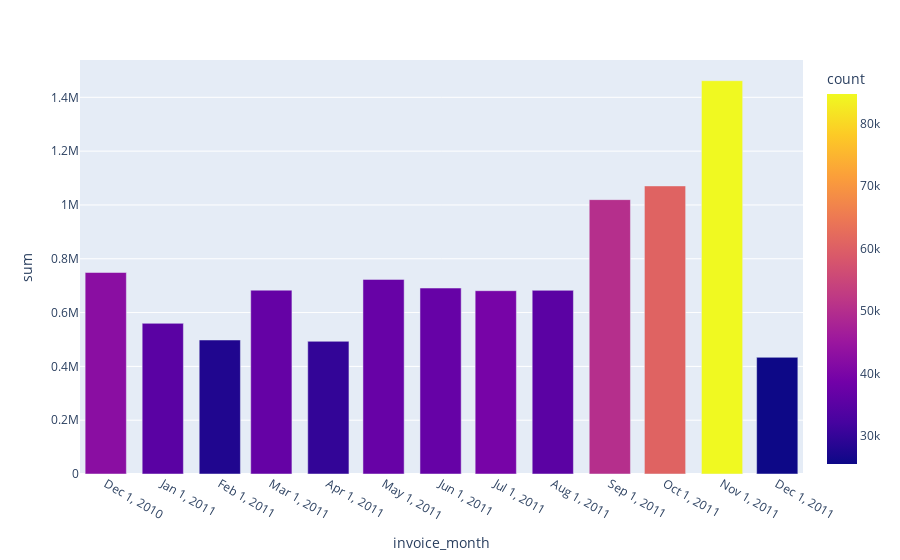

Write notebook code for a chart like this one.
### Code cell
#mine graph revenue with plotly
fig = px.bar(t, x='invoice_month', y='sum', color='count')
fig.layout.xaxis.tickvals = t.invoice_month
fig.show()

### Figure 1 — Plotly figure (JSON) as saved in the notebook; plotly's stock layout.template omitted (floating-point values rounded to 4 significant figures)
{"data": [{"alignmentgroup": "True", "hovertemplate": "invoice_month=%{x}<br>sum=%{y}<br>count=%{marker.color}<extra></extra>", "legendgroup": "", "marker": {"color": [42481, 35147, 27707, 36748, 29916, 37030, 36874, 39518, 35284, 50226, 60742, 84711, 25525], "coloraxis": "coloraxis", "pattern": {"shape": ""}}, "name": "", "offsetgroup": "", "orientation": "v", "showlegend": false, "textposition": "auto", "type": "bar", "x": ["2010-12-01T00:00:00", "2011-01-01T00:00:00", "2011-02-01T00:00:00", "2011-03-01T00:00:00", "2011-04-01T00:00:00", "2011-05-01T00:00:00", "2011-06-01T00:00:00", "2011-07-01T00:00:00", "2011-08-01T00:00:00", "2011-09-01T00:00:00", "2011-10-01T00:00:00", "2011-11-01T00:00:00", "2011-12-01T00:00:00"], "xaxis": "x", "y": [749000.0, 560000.0, 498100.0, 683300.0, 493200.0, 723300.0, 691100.0, 681300.0, 682700.0, 1020000.0, 1071000.0, 1462000.0, 433700.0], "yaxis": "y"}], "layout": {"autosize": true, "barmode": "relative", "coloraxis": {"colorbar": {"title": {"text": "count"}}, "colorscale": [[0, "#0d0887"], [0.1111, "#46039f"], [0.2222, "#7201a8"], [0.3333, "#9c179e"], [0.4444, "#bd3786"], [0.5556, "#d8576b"], [0.6667, "#ed7953"], [0.7778, "#fb9f3a"], [0.8889, "#fdca26"], [1, "#f0f921"]]}, "legend": {"tracegroupgap": 0}, "margin": {"t": 60}, "xaxis": {"anchor": "y", "autorange": true, "domain": [0, 1], "range": ["2010-11-17", "2011-12-15"], "tickvals": ["2010-12-01T00:00:00", "2011-01-01T00:00:00", "2011-02-01T00:00:00", "2011-03-01T00:00:00", "2011-04-01T00:00:00", "2011-05-01T00:00:00", "2011-06-01T00:00:00", "2011-07-01T00:00:00", "2011-08-01T00:00:00", "2011-09-01T00:00:00", "2011-10-01T00:00:00", "2011-11-01T00:00:00", "2011-12-01T00:00:00"], "title": {"text": "invoice_month"}, "type": "date"}, "yaxis": {"anchor": "x", "autorange": true, "domain": [0, 1], "range": [0, 1539000.0], "title": {"text": "sum"}, "type": "linear"}}}
